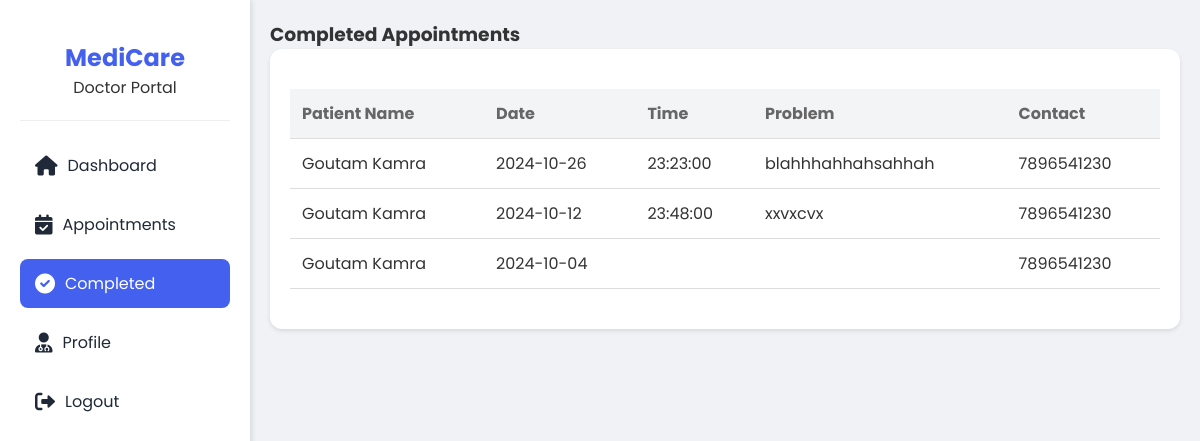
Screenshot of /doctor_dashboard.php?page=completed (signed in) with the database file from the repository.
### tables this page shows
CREATE TABLE `appointments` (
  `id` int(11) NOT NULL,
  `user_id` int(11) DEFAULT NULL,
  `doctor_id` int(11) DEFAULT NULL,
  `appointment_date` date DEFAULT NULL,
  `appointment_time` time DEFAULT NULL,
  `confirmed_date` date DEFAULT NULL,
  `confirmed_time` time DEFAULT NULL,
  `problem` text DEFAULT NULL,
  `status` varchar(20) DEFAULT 'Pending',
  `created_at` timestamp NOT NULL DEFAULT current_timestamp()
);

CREATE TABLE `users` (
  `id` int(11) NOT NULL,
  `name` varchar(100) DEFAULT NULL,
  `email` varchar(100) DEFAULT NULL,
  `password` varchar(100) DEFAULT NULL,
  `address` varchar(200) DEFAULT NULL,
  `phone` varchar(20) DEFAULT NULL,
  `created_at` timestamp NOT NULL DEFAULT current_timestamp()
);

### docpages/completed.php (the view, shortened to what this page needs)
<?php
$doctor_id = $_SESSION['doctor_id'];
$completed_sql = "SELECT appointments.*, users.name as patient_name, users.phone
                 FROM appointments
                 JOIN users ON appointments.user_id = users.id
                 WHERE appointments.doctor_id = $doctor_id
                 AND appointments.status = 'Completed'
                 ORDER BY appointment_date DESC";
$completed_result = mysqli_query($conn, $completed_sql);
?>
<h3>Completed Appointments</h3>
<div class="table-container">
    <table>
        <thead>
            <tr>
                <th>Patient Name</th>
                <th>Date</th>
                <th>Time</th>
                <th>Problem</th>
                <th>Contact</th>
            </tr>
        </thead>
        <tbody>
            <?php while($appointment = mysqli_fetch_assoc($completed_result)) { ?>
                <tr>
                    <td><?php echo $appointment['patient_name']; ?></td>
                    <td><?php echo $appointment['appointment_date']; ?></td>
                    <td><?php echo $appointment['appointment_time']; ?></td>
                    <td><?php echo $appointment['problem']; ?></td>
                    <td><?php echo $appointment['phone']; ?></td>
                </tr>
            <?php } ?>
        </tbody>
    </table>
</div>

### css/style.css (style rules this page uses)
:root { --primary-color: #4361ee; --secondary-color: #3f37c9; --success-color: #4CAF50; --pending-color: #f39c12; --danger-color: #e74c3c; --dark-color: #1f2937; --light-color: #f3f4f6; --sidebar-width: 250px; }
* { margin: 0; padding: 0; box-sizing: border-box; }
body { font-family: 'Poppins', sans-serif; background: #f0f2f5; color: #333; }
.table-container { background: white; border-radius: 12px; padding: 20px; box-shadow: 0 2px 4px rgba(0,0,0,0.1); }
table { width: 100%; border-collapse: collapse; }
th, td { padding: 12px 15px; text-align: left; border-bottom: 1px solid #eee; }
th { font-weight: 600; color: #666; }
.table-container table { background: white; margin-top: 20px; }
.table-container th { background: var(--light-color); }
table { width: 100%; border-collapse: collapse; margin-bottom: 20px; }
th, td { padding: 12px; text-align: left; border-bottom: 1px solid #ddd; }
th { background-color: #f8f9fa; font-weight: bold; }

### rows the page displays
appointments: user.name "Goutam Kamra", appointment_date "2024-10-26", appointment_time "23:23:00", problem "blahhhahhahsahhah", user.phone "7896541230"
appointments: user.name "Goutam Kamra", appointment_date "2024-10-12", appointment_time "23:48:00", problem "xxvxcvx", user.phone "7896541230"
appointments: user.name "Goutam Kamra", appointment_date "2024-10-04", user.phone "7896541230"
